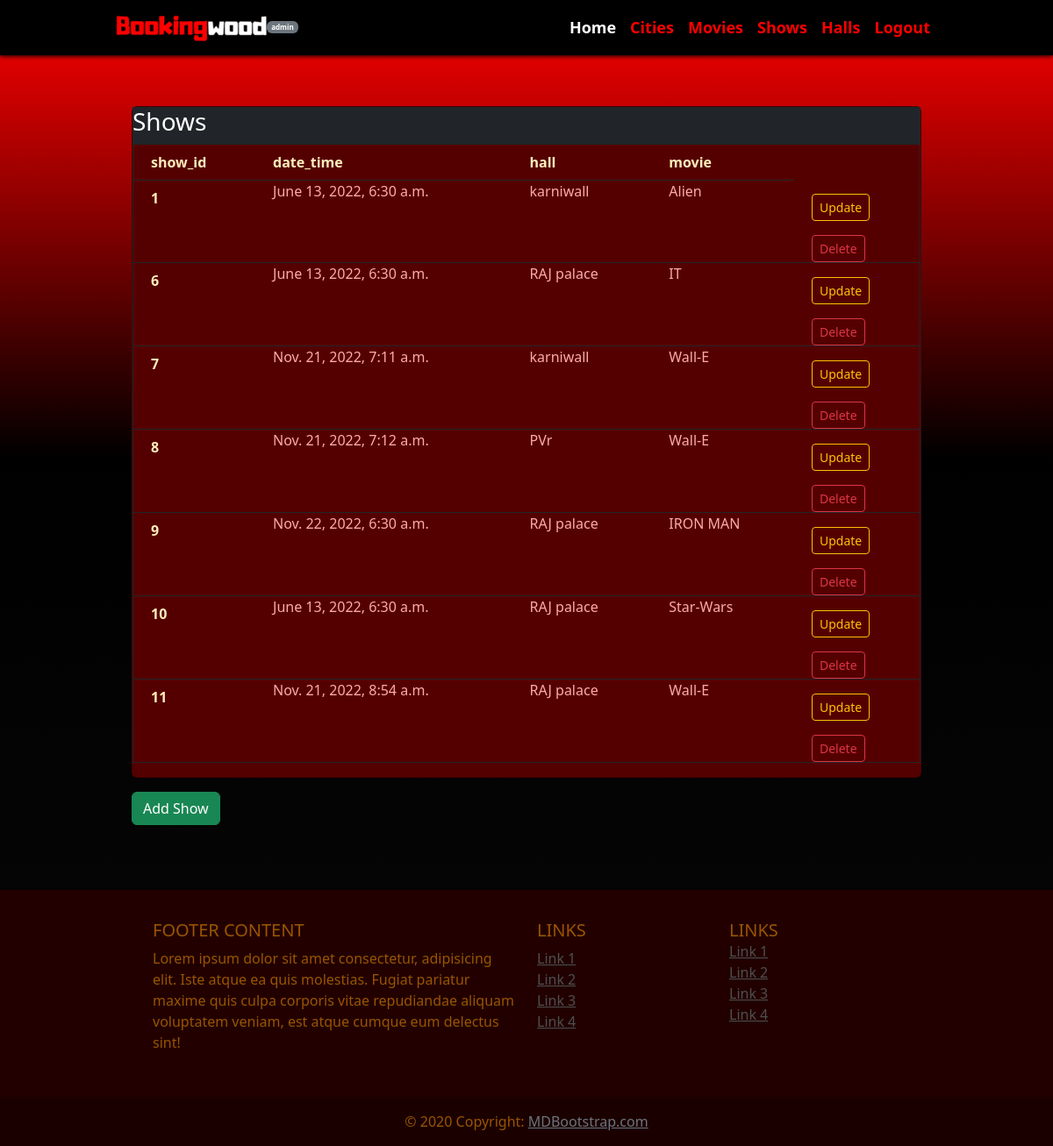
Page /shows/ on the committed database.
### booking/models.py (models this page shows)
class Shows(models.Model):
    show_id = models.AutoField(primary_key=True)
    date_time = models.DateTimeField()
    gold_seat = models.IntegerField()
    platinum_seat = models.IntegerField()
    gold_seat_count = models.IntegerField()
    platinum_seat_count = models.IntegerField()
    booking_gold_seat = models.CharField(max_length=500,blank=True)
    booking_platinum_seat = models.CharField(max_length=500,blank=True)
    hall = models.ForeignKey('Hall',on_delete = models.CASCADE)
    movie = models.ForeignKey('Movie',on_delete = models.CASCADE)

class Hall(models.Model):
    hall_id = models.AutoField(primary_key=True)
    hall_name = models.CharField(max_length=30)
    city_name = models.CharField(max_length=50)
    hall_ratting = models.FloatField()
    hall_tear = models.IntegerField()
    gold_price = models.IntegerField()
    platinum_price = models.IntegerField()

class Movie(models.Model):
    movie_id = models.AutoField(primary_key=True)
    movie_name = models.CharField(max_length=50)
    movie_actor = models.CharField(max_length=50)
    movie_director = models.CharField(max_length=50)
    movie_produser = models.CharField(max_length=50)
    movie_about = models.CharField(max_length=500)
    movie_image = models.CharField(max_length=100)

### booking/views.py (the view, shortened to what this page needs)
# urls.py: path('shows/',views.shows,name='shows'),
def shows(request):
    show = Shows.objects.all()
    halls = Hall.objects.values_list("hall_id", "hall_name")
    movies = Movie.objects.values_list("movie_id", "movie_name")
    form = Show_form()
    return render(request,'booking/shows.html',{'shows':show,'addforms':form, 'halls': halls, 'movies': movies})

### booking/templates/booking/shows.html (shortened to what this page needs)
{% extends 'booking/admin_base.html' %}
{% load static %}
{% block adm_bas %}
<div class="container main-body my-5">
  <div class="card text-white">
      <div class='bg-dark'>
          <h3>Shows</h3>
      </div>
      <table class="table table-sm border border-dark text-white table-space">
          <thead>
              <tr class=''>
                <th scope="col">show_id</th>
                <th scope="col">date_time</th>
                <th scope="col">hall</th>
                <th scope="col">movie</th>
              </tr>
            </thead>
            <tbody>
                {% if shows %}
                  {% for show in shows %}
                    <tr class=''>
                      <th scope="row">{{show.show_id}}</th>
                      <td>{{show.date_time}}</td>
                      <td id="hal_{{show.hall.hall_id}}">{{show.hall.hall_name}}</td>
                      <td id="mov_{{show.movie.movie_id}}">{{show.movie.movie_name}}</td>
                      <td>
                          <div class="row my-3">
                            <div class="col-4">
                              <form action="{% url 'updateshow' show.show_id %}" method='POST' class="d-inline">
                                <button type="button" class="btn btn-outline-warning btn-sm updatebtn" data-bs-toggle="modal" data-bs-target="#updateModal{{show.show_id}}" id="updatebtn_{{show.show_id}}" data-bs-whatever="@mdo">Update</button>
                              </form>
                            </div>
                        </div>
                          <form action="{% url 'deleteshow' show.show_id %}" method="POST" class="d-inline">
                            <button type="submit" class="btn btn-outline-danger btn-sm">Delete</button>
                          </form>
                      </td>
                    </tr>
                  {% endfor %}
                {% endif %}
          </tbody>
      </table>
  </div>
  <div class="row my-3">
    <div class="col-4">
        <button type="button" class="btn btn-success" data-bs-toggle="modal" data-bs-target="#addModal" data-bs-whatever="@mdo">Add Show</button>
    </div>
  </div>
</div>
{% endblock adm_bas %}

### booking/static/booking/css/style.css (style rules this page uses)
html, body { min-height: 100%; margin:0; }
body { background: rgb(8,8,8); background: linear-gradient(0deg, rgba(8,8,8,1) 0%, rgba(0,0,0,1) 60%, rgba(255,0,0,1) 100%); }
.main-body { padding: 10px 10vw; }
.card { background-color: #500; }
.table-space th { padding: 8px 20px; color: #feb !important; }
.table-space td { padding: 0 20px; }
.table-space { color: #faa !important; }

### rows in the picture
Shows: show_id "1", date_time "June 13, 2022, 6:30 a.m.", hall.hall_name "karniwall", movie.movie_name "Alien"
Shows: show_id "6", date_time "June 13, 2022, 6:30 a.m.", hall.hall_name "RAJ palace", movie.movie_name "IT"
Shows: show_id "7", date_time "Nov. 21, 2022, 7:11 a.m.", hall.hall_name "karniwall", movie.movie_name "Wall-E"
Shows: show_id "8", date_time "Nov. 21, 2022, 7:12 a.m.", hall.hall_name "PVr", movie.movie_name "Wall-E"
Shows: show_id "9", date_time "Nov. 22, 2022, 6:30 a.m.", hall.hall_name "RAJ palace", movie.movie_name "IRON MAN"
Shows: show_id "10", date_time "June 13, 2022, 6:30 a.m.", hall.hall_name "RAJ palace", movie.movie_name "Star-Wars"
Shows: show_id "11", date_time "Nov. 21, 2022, 8:54 a.m.", hall.hall_name "RAJ palace", movie.movie_name "Wall-E"
